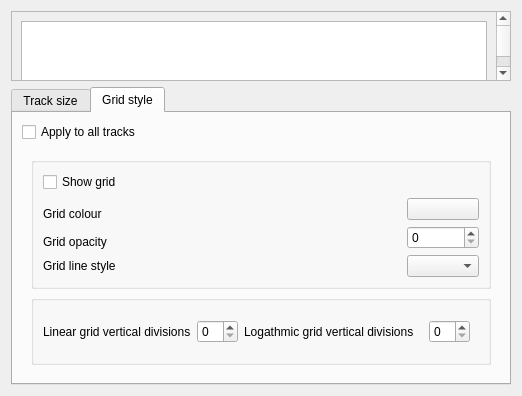
<?xml version="1.0" encoding="UTF-8"?>
<ui version="4.0">
 <class>TrackStyleWidget</class>
 <widget class="QWidget" name="TrackStyleWidget">
  <property name="geometry">
   <rect>
    <x>0</x>
    <y>0</y>
    <width>500</width>
    <height>329</height>
   </rect>
  </property>
  <property name="windowTitle">
   <string>Form</string>
  </property>
  <layout class="QVBoxLayout" name="verticalLayout">
   <item>
    <widget class="QScrollArea" name="trackScrollArea">
     <property name="widgetResizable">
      <bool>true</bool>
     </property>
     <widget class="QWidget" name="trackScrollAreaWidgetContents">
      <property name="geometry">
       <rect>
        <x>0</x>
        <y>0</y>
        <width>471</width>
        <height>84</height>
       </rect>
      </property>
      <layout class="QHBoxLayout" name="horizontalLayout_15">
       <item>
        <widget class="QTableWidget" name="trackTableWidget"/>
       </item>
      </layout>
     </widget>
    </widget>
   </item>
   <item>
    <widget class="QTabWidget" name="trackNGridTabWidget">
     <property name="currentIndex">
      <number>1</number>
     </property>
     <widget class="QWidget" name="trackSizeTab">
      <attribute name="title">
       <string>Track size</string>
      </attribute>
      <layout class="QGridLayout" name="gridLayout">
       <item row="0" column="0">
        <widget class="QGroupBox" name="trackGroupBox">
         <property name="title">
          <string/>
         </property>
         <property name="flat">
          <bool>true</bool>
         </property>
         <layout class="QGridLayout" name="gridLayout_10">
          <property name="topMargin">
           <number>0</number>
          </property>
          <item row="2" column="0">
           <widget class="QLabel" name="trackWidthLabel">
            <property name="text">
             <string>Track width</string>
            </property>
           </widget>
          </item>
          <item row="3" column="0">
           <widget class="QLabel" name="trackGapLabel">
            <property name="text">
             <string>Track gap</string>
            </property>
           </widget>
          </item>
          <item row="2" column="2">
           <widget class="QLineEdit" name="trackWidthLineEdit"/>
          </item>
          <item row="3" column="2">
           <widget class="QLineEdit" name="trackGapLineEdit"/>
          </item>
          <item row="2" column="1">
           <spacer name="trackHorizontalSpacer">
            <property name="orientation">
             <enum>Qt::Horizontal</enum>
            </property>
            <property name="sizeHint" stdset="0">
             <size>
              <width>266</width>
              <height>20</height>
             </size>
            </property>
           </spacer>
          </item>
          <item row="1" column="0">
           <widget class="QCheckBox" name="trackApplyAllCheckBox">
            <property name="text">
             <string>Apply to all tacks</string>
            </property>
           </widget>
          </item>
          <item row="3" column="4">
           <widget class="QComboBox" name="trackGapUnitsComboBox"/>
          </item>
          <item row="2" column="4">
           <widget class="QComboBox" name="trackWidthUnitsComboBox"/>
          </item>
         </layout>
        </widget>
       </item>
       <item row="1" column="0">
        <spacer name="verticalSpacer">
         <property name="orientation">
          <enum>Qt::Vertical</enum>
         </property>
         <property name="sizeHint" stdset="0">
          <size>
           <width>20</width>
           <height>40</height>
          </size>
         </property>
        </spacer>
       </item>
      </layout>
     </widget>
     <widget class="QWidget" name="gridTab">
      <attribute name="title">
       <string>Grid style</string>
      </attribute>
      <layout class="QVBoxLayout" name="verticalLayout_3">
       <item>
        <widget class="QCheckBox" name="applyGridToAllCheckBox">
         <property name="text">
          <string>Apply to all tracks</string>
         </property>
        </widget>
       </item>
       <item>
        <widget class="QWidget" name="widget_3" native="true">
         <layout class="QVBoxLayout" name="verticalLayout_2">
          <item>
           <widget class="QGroupBox" name="griidGroupBox">
            <property name="title">
             <string/>
            </property>
            <property name="flat">
             <bool>true</bool>
            </property>
            <layout class="QGridLayout" name="gridLayout_6">
             <item row="4" column="2">
              <widget class="QComboBox" name="gridLineStyleComboBox"/>
             </item>
             <item row="1" column="0" rowspan="2">
              <widget class="QLabel" name="gridColourLabel">
               <property name="text">
                <string>Grid colour</string>
               </property>
              </widget>
             </item>
             <item row="2" column="2" rowspan="2">
              <widget class="QSpinBox" name="gridOpacitySpinBox"/>
             </item>
             <item row="3" column="0">
              <widget class="QLabel" name="gridOpacityLabel">
               <property name="text">
                <string>Grid opacity</string>
               </property>
              </widget>
             </item>
             <item row="1" column="2">
              <widget class="QPushButton" name="gridColorPushButton">
               <property name="text">
                <string/>
               </property>
              </widget>
             </item>
             <item row="1" column="1">
              <spacer name="horizontalSpacer_3">
               <property name="orientation">
                <enum>Qt::Horizontal</enum>
               </property>
               <property name="sizeHint" stdset="0">
                <size>
                 <width>40</width>
                 <height>20</height>
                </size>
               </property>
              </spacer>
             </item>
             <item row="4" column="0">
              <widget class="QLabel" name="gridLineStyleLabel">
               <property name="text">
                <string>Grid line style</string>
               </property>
              </widget>
             </item>
             <item row="0" column="0">
              <widget class="QCheckBox" name="gridDisplayedCheckBox">
               <property name="text">
                <string>Show grid</string>
               </property>
              </widget>
             </item>
            </layout>
           </widget>
          </item>
          <item>
           <widget class="QGroupBox" name="gridLogLinearGroupBox">
            <property name="title">
             <string/>
            </property>
            <property name="flat">
             <bool>true</bool>
            </property>
            <layout class="QHBoxLayout" name="horizontalLayout_5">
             <item>
              <widget class="QLabel" name="lineaGridDivisionsLabel">
               <property name="text">
                <string>Linear grid vertical divisions</string>
               </property>
              </widget>
             </item>
             <item>
              <widget class="QSpinBox" name="linearGridVerticalDivisionsSpinBox"/>
             </item>
             <item>
              <widget class="QLabel" name="logarithmicGridVerticalDivisionsLabel">
               <property name="text">
                <string>Logathmic grid vertical divisions</string>
               </property>
              </widget>
             </item>
             <item>
              <widget class="QWidget" name="widget_2" native="true">
               <layout class="QHBoxLayout" name="horizontalLayout_4">
                <item>
                 <widget class="QSpinBox" name="logarithmicGridVerticalDivisionsSpinBox"/>
                </item>
               </layout>
              </widget>
             </item>
            </layout>
           </widget>
          </item>
         </layout>
        </widget>
       </item>
      </layout>
     </widget>
    </widget>
   </item>
  </layout>
 </widget>
 <resources/>
 <connections/>
</ui>
